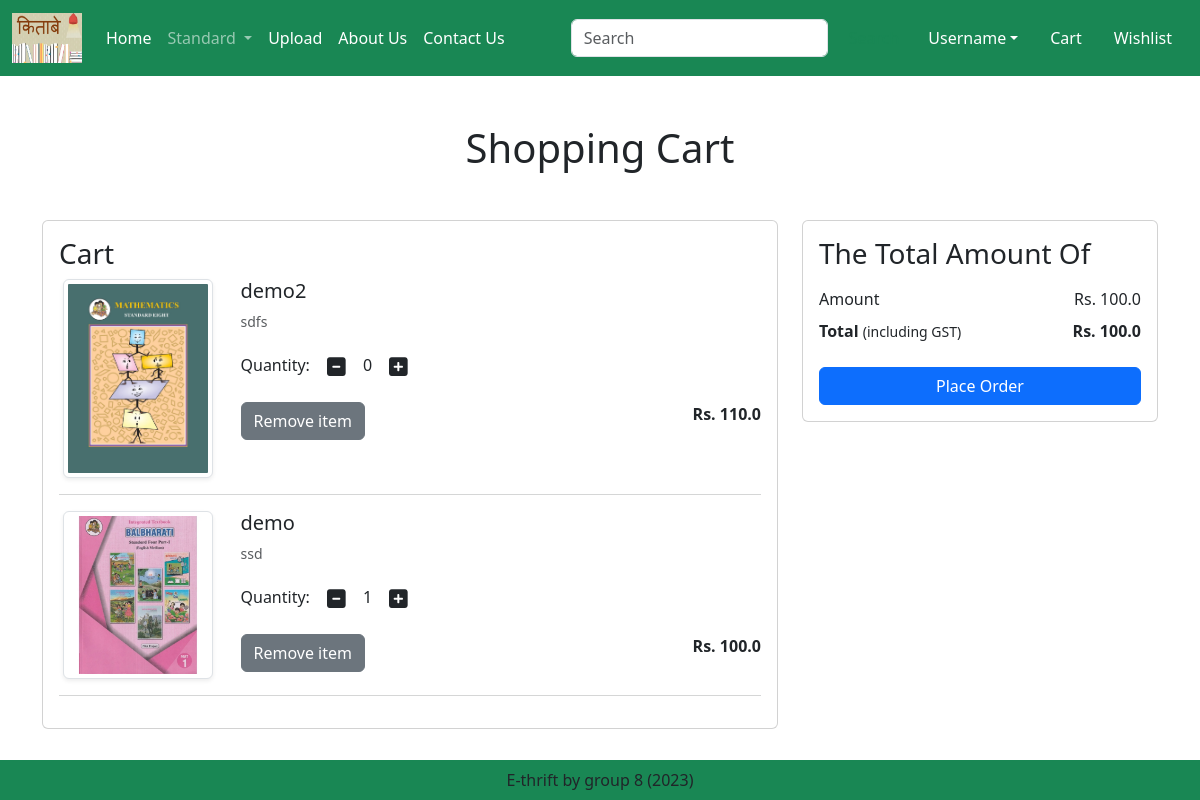
The app's page /cart/ (signed in) with its own data.
### app/models.py (models this page shows, shortened)
class Cart(models.Model):
	user = models.ForeignKey(User,on_delete=models.CASCADE)
	product = models.ForeignKey(Product,on_delete=models.CASCADE)
	quantity = models.PositiveIntegerField(default=1)

class Product(models.Model):
    title = models.CharField(max_length=100)
    selling_price = models.FloatField()
    discounted_Price = models.FloatField()
    publisher = models.TextField()
    description = models.TextField(default='')
    category = models.ForeignKey(Category, on_delete=models.CASCADE)
    subcategory = models.ForeignKey(SubCategory, on_delete=models.CASCADE, limit_choices_to={'category':models.F('category')})
    product_image = models.ImageField(upload_to = 'product')

### app/views.py (the view)
# urls.py: path('cart/', views.show_cart, name='showcart'),
def show_cart(request):
    user=request.user
    cart = Cart.objects.filter(user=user)
    amount = 0
    for c in cart:
        value = c.quantity * c.product.discounted_Price
        amount += value
    totalamount = amount
    return render(request, 'app/addtocart.html',locals())

### app/templates/app/addtocart.html (shortened to what this page needs)
{% extends 'app/base.html' %}
{% load static %}
{% block main-content %}
<div class="container my-5">
	<div class="row">
		{% if cart %}
		<h1 class="text-center mb-5">Shopping Cart</h1>
		<div class="col-sm-8">
			<div class="card">
				<div class="card-body">
					<h3>Cart</h3>
					{% for item in cart %}
					<div class="row">
						<div class="col-sm-3 text-center align-self-center"><img src="{{item.product.product_image.url}}" alt="" srcset="" class="img-fluid img-thumbnail shadow-sm" height="150" width="150"> </div>
						<div class="col-sm-9">
							<div>
								<h5>{{item.product.title}}</h5>
								<p class="mb-2 text-muted small">{{item.product.description}}</p>
								<div class="my-3">
									<label for="quantity">Quantity:</label>
									<a class="minus-cart btn" pid={{item.product.id}}><i class="fas fa-minus-square fa-lg"></i></a>
										<span id="quantity">{{item.quantity}}</span>
									<a class="plus-cart btn" pid={{item.product.id}}><i class="fas fa-plus-square fa-lg"></i></a>
								</div>
								<div class="d-flex justify-content-between">
									<a href="#" class="remove-cart btn btn-secondary mr-3" pid={{item.product.id}}>Remove item</a>
									<p class="mb-0"><span><strong>Rs. {{item.product.discounted_Price}}</strong></span></p>
								</div>
							</div>
						</div>
					</div>
					<hr class="text-muted">
					{% endfor %}
				</div>
			</div>
		</div>
		<div class="col-sm-4">
			<div class="card">
				<div class="card-body">
					<h3>The Total Amount Of</h3>
					<ul class="list-group">
						<li class="list-group-item d-flex justify-content-between align-items-center border-0 px-0 pb-0">Amount<span id="amount">Rs. {{amount}}</span></li>
						<li class="list-group-item d-flex justify-content-between align-items-center border-0 px-0 mb-3">
							<div>
								<strong>Total</strong> <small>(including GST)</small>
							</div>
							<span id="totalamount"><strong>Rs. {{totalamount}}</strong></span>
						</li>
					</ul>
					<div class="d-grid"><a href="{% url 'checkout' %}" class="btn btn-primary">Place Order</a></div>
				</div>
			</div>
		</div>
		{% else %}
			<h1 class="text-center mb-5">Cart is Empty</h1>
		{% endif %}
	</div>
</div>
{% endblock main-content %}

### records on screen
Cart: product.product_image (picture), product "demo2", product.description "sdfs", quantity "0", product.discounted_Price "110.0"
Cart: product.product_image (picture), product "demo", product.description "ssd", quantity "1", product.discounted_Price "100.0"

### other values on screen
{{ amount }} "100.0"
{{ totalamount }} "100.0"
